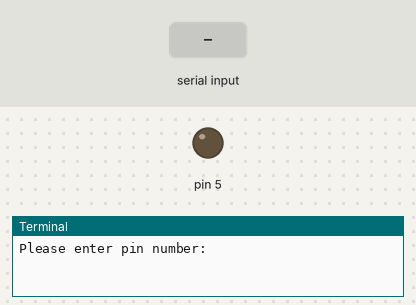
The program below on a simulated Raspberry Pi (header pin numbers). Parts: output pins drawn as LEDs (lit = HIGH), the last lines printed to the terminal. The test bench sets the inputs (shaded band).

Above: at 1.2 s.
1.3 s: "5" typed at the terminal, then Enter
2.8 s: "1" typed at the terminal, then Enter
At 3.4 s:
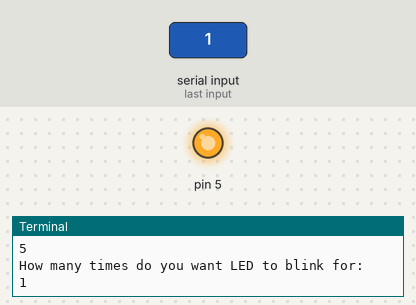
5.3 s: "y" typed at the terminal, then Enter
At 6.7 s:
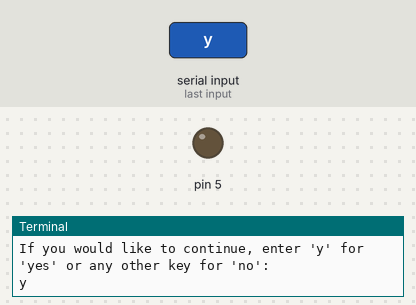
6.8 s: "y" typed at the terminal, then Enter
At 8.1 s:
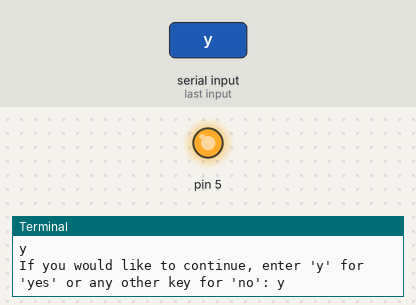
Timing chart, 0 to 9.8 s (numbered marks = the images above; inputs shaded):
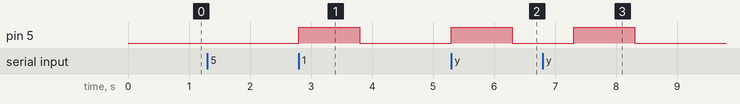

Measured:
- after the input at 2.8 s, pin 5: LOW → HIGH at once, → LOW 1.0 s later
- after the input at 5.3 s, pin 5: LOW → HIGH at once, → LOW 1.0 s later
- after the input at 6.8 s, pin 5: LOW → HIGH after 0.50 s, → LOW 1.0 s later

The program:

assg_ls_04_03_d02m09y2022.py
```python
# assg_ls_04_03_d02m09y2022.py
# Modify assg_ls_04_02_d02m09y2022.py
# Add a while loop to make user control program flow

# Import RPI Libary:
import RPi.GPIO as GPIO
# Import time module:
import time

# Setup RPI numbering system as BOARD
GPIO.setmode(GPIO.BOARD)

# Prompt user for Pin number:
pin_num = int(input("Please enter pin number: "))

# Prompt user for number of blinks:
num_blinks = int(input("How many times do you want LED to blink for: "))

# Setup RPI to use specified pin as output:
GPIO.setup(pin_num, GPIO.OUT)

# Define user prompt:
prompt = 'y'

# Add while loo:
while prompt=='y':
	for blink in range(0, num_blinks):
		GPIO.output(pin_num,1)    # Turn on LED
		time.sleep(1)    # Add a time delay
		GPIO.output(pin_num,0)    #  Turn off LED
		time.sleep(1)    # (ditto, i.e. Wait)
	prompt = input("If you would like to continue, enter 'y' for 'yes' or any other key for 'no': ")

# Cleanup pin for next use:
GPIO.cleanup()
```
